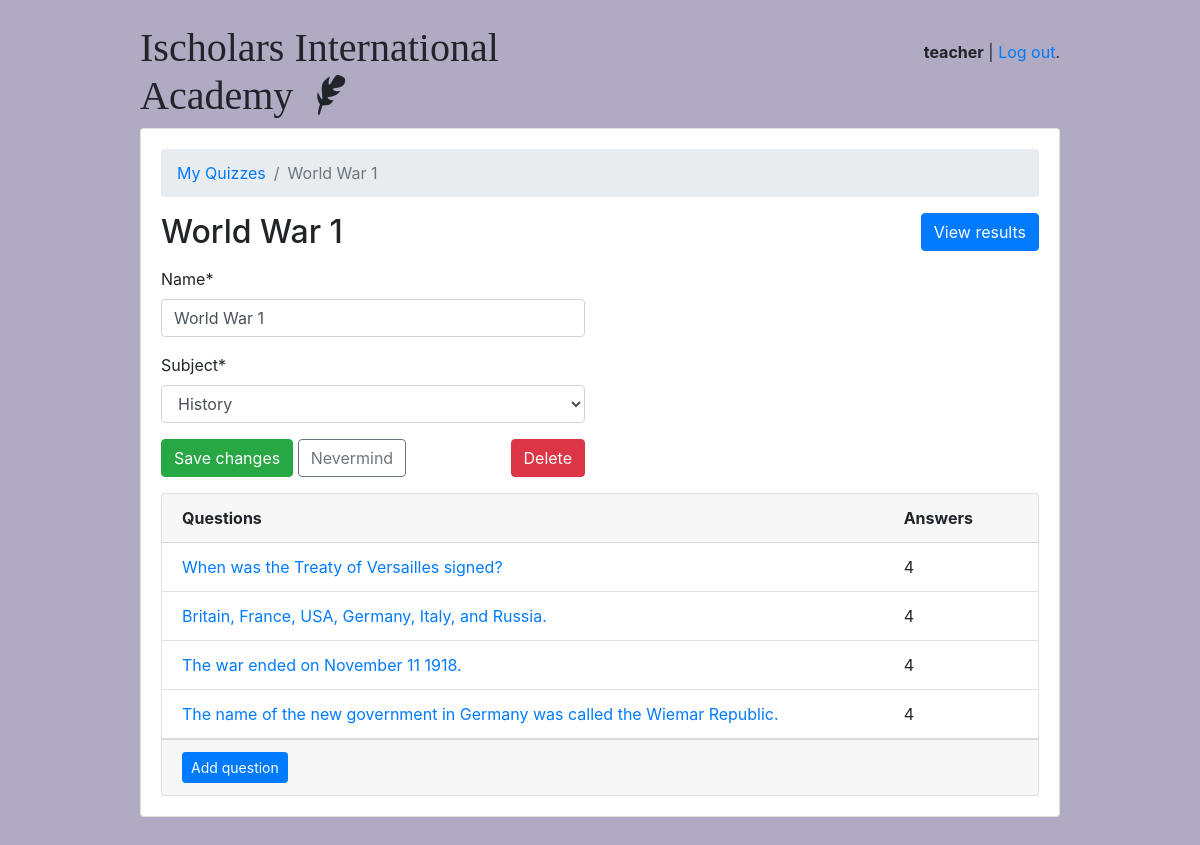
The page /teachers/quiz/1/ (signed in) on the database its author committed.
### classroom/models.py (models this page shows, shortened)
class User(AbstractUser):
    is_student = models.BooleanField(default=False)
    is_teacher = models.BooleanField(default=False)

class Quiz(models.Model):
    owner = models.ForeignKey(User, on_delete=models.CASCADE, related_name='quizzes')
    name = models.CharField(max_length=255)
    subject = models.ForeignKey(Subject, on_delete=models.CASCADE, related_name='quizzes')
    instructions = HTMLField(null = True,blank=True)
    passage = HTMLField(null = True,blank=True)

class Subject(models.Model):
    name = models.CharField(max_length=30)
    color = models.CharField(max_length=7, default='#007bff')
    def __str__(self):
        return self.name

class Question(models.Model):
    quiz = models.ForeignKey(Quiz, on_delete=models.CASCADE, related_name='questions')
    text = HTMLField('Question')
    instructions = HTMLField(null = True,blank=True)
    passage = HTMLField(null = True,blank=True)

### classroom/views/teachers.py (the view, shortened to what this page needs)
# urls.py: path('quiz/<int:pk>/', teachers.QuizUpdateView.as_view(), name='quiz_change'),
@method_decorator([login_required, teacher_required], name='dispatch')
class QuizUpdateView(UpdateView):
    model = Quiz
    fields = ('name', 'subject', )
    context_object_name = 'quiz'
    template_name = 'classroom/teachers/quiz_change_form.html'
    def get_context_data(self, **kwargs):
        kwargs['questions'] = self.get_object().questions.annotate(answers_count=Count('answers'))
        return super().get_context_data(**kwargs)
    def get_queryset(self):
        return self.request.user.quizzes.all()

### classroom/templates/classroom/teachers/quiz_change_form.html (shortened to what this page needs)
{% extends 'base.html' %}
{% load crispy_forms_tags %}
{% block content %}
  <nav aria-label="breadcrumb">
    <ol class="breadcrumb">
      <li class="breadcrumb-item"><a href="{% url 'teachers:quiz_change_list' %}">My Quizzes</a></li>
      <li class="breadcrumb-item active" aria-current="page">{{ quiz.name }}</li>
    </ol>
  </nav>
  <h2 class="mb-3">
    {{ quiz.name }}
    <a href="{% url 'teachers:quiz_results' quiz.pk %}" class="btn btn-primary float-right">View results</a>
  </h2>
  <div class="row mb-3">
    <div class="col-md-6 col-sm-8 col-12">
      <form method="post" novalidate>
        {{ form|crispy }}
        <button type="submit" class="btn btn-success">Save changes</button>
        <a href="{% url 'teachers:quiz_change_list' %}" class="btn btn-outline-secondary" role="button">Nevermind</a>
        <a href="{% url 'teachers:quiz_delete' quiz.pk %}" class="btn btn-danger float-right">Delete</a>
      </form>
    </div>
  </div>
  <div class="card">
    <div class="card-header">
      <div class="row">
        <div class="col-10">
          <strong>Questions</strong>
        </div>
        <div class="col-2">
          <strong>Answers</strong>
        </div>
      </div>
    </div>
    <div class="list-group list-group-flush list-group-formset">
      {% for question in questions %}
        <div class="list-group-item">
          <div class="row">
            <div class="col-10">
              <a href="{% url 'teachers:question_change' quiz.pk question.pk %}">{{ question.text | safe}}</a>
            </div>
            <div class="col-2">
              {{ question.answers_count }}
            </div>
          </div>
        </div>
      {% empty %}
        <div class="list-group-item text-center">
          <p class="text-muted font-italic mb-0">You haven't created any questions yet. Go ahead and <a href="{% url 'teachers:question_add' quiz.pk %}">add the first question</a>.</p>
        </div>
      {% endfor %}
    </div>
    <div class="card-footer">
      <a href="{% url 'teachers:question_add' quiz.pk %}" class="btn btn-primary btn-sm">Add question</a>
    </div>
  </div>
{% endblock %}

### templates/base.html (shortened to what this page needs)
{% load static %}<!doctype html>
<html lang="en">
  <head>
    <link rel="stylesheet" href="{% static 'css/bootstrap.min.css' %}">
    <link rel="stylesheet" type="text/css" href="{% static 'vendor/fontello-2f186091/css/fontello.css' %}">
    <link rel="stylesheet" type="text/css" href="{% static 'css/app.css' %}">
    {% if user.is_authenticated and user.is_teacher %}
      <link rel="stylesheet" type="text/css" href="{% static 'css/teachers.css' %}">
    {% else %}
      <link rel="stylesheet" type="text/css" href="{% static 'css/students.css' %}">
    {% endif %}
  </head>
  <body>
    <div class="container my-4">
      <div class="row justify-content-center">
        <div class="col-md-10 col-sm-12">
          <div class="row">
            <div class="col-6">
              <h1 class="logo">
                <a href="{% url 'home' %}">
                  Ischolars International Academy
                  {% if user.is_authenticated %}
                    {% if user.is_teacher %}
                      <span class="icon-feather" data-toggle="tooltip" data-placement="right" title="Teacher profile"></span>
                    {% else %}
                      <span class="icon-graduation-cap" data-toggle="tooltip" data-placement="right" title="Student profile"></span>
                    {% endif %}
                  {% endif %}
                </a>
              </h1>
            </div>
            <div class="col-6 text-right">
              {% if user.is_authenticated %}
                <p class="pt-3"><strong>{{ user.username }}{% if user.is_student %} - {{user.student.score}}{% endif %}</strong> | <a href="{% url 'logout' %}">Log out</a>.</p>
              {% else %}
                <a href="{% url 'login' %}" class="btn btn-light" role="button">Log in</a>
                <a href="{% url 'signup' %}" class="btn btn-primary" role="button">Sign up</a>
              {% endif %}
            </div>
          </div>
          <div class="card mb-3">
            <div class="card-body">
              {% block content %}
              {% endblock %}
            </div>
          </div>
        </div>
      </div>
    </div>
  </body>
</html>

### static/css/app.css (style rules this page uses)
.logo { font-family: 'Clicker Script', cursive; }
.logo a { color: #212529; text-decoration: none; }

### static/css/teachers.css (style rules this page uses)
body { background-color: #b0aac2; }

### rows shown on the page
User: username "teacher"
Quiz: name "World War 1", subject "History"
Question: text "When was the Treaty of Versailles signed?", answers_count "4"
Question: text "Britain, France, USA, Germany, Italy, and Russia.", answers_count "4"
Question: text "The war ended on November 11 1918.", answers_count "4"
Question: text "The name of the new government in Germany was called the Wiemar Republic.", answers_count "4"
